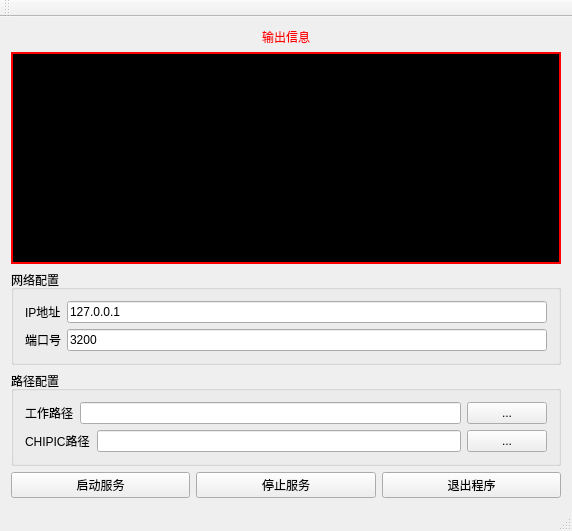
<?xml version="1.0" encoding="UTF-8"?>
<ui version="4.0">
 <class>MainWindow</class>
 <widget class="QMainWindow" name="MainWindow">
  <property name="geometry">
   <rect>
    <x>0</x>
    <y>0</y>
    <width>572</width>
    <height>531</height>
   </rect>
  </property>
  <property name="windowTitle">
   <string>MainWindow</string>
  </property>
  <widget class="QWidget" name="centralWidget">
   <layout class="QVBoxLayout" name="verticalLayout_3">
    <item>
     <widget class="QLabel" name="label_5">
      <property name="styleSheet">
       <string notr="true">font: 11pt &quot;宋体&quot;;
color: rgb(255, 0, 0);</string>
      </property>
      <property name="lineWidth">
       <number>1</number>
      </property>
      <property name="text">
       <string>输出信息</string>
      </property>
      <property name="scaledContents">
       <bool>false</bool>
      </property>
      <property name="alignment">
       <set>Qt::AlignCenter</set>
      </property>
      <property name="buddy">
       <cstring></cstring>
      </property>
     </widget>
    </item>
    <item>
     <widget class="QTextEdit" name="textEdit">
      <property name="enabled">
       <bool>true</bool>
      </property>
      <property name="styleSheet">
       <string notr="true">border: 2px solid;
border-color: rgb(255, 0, 0);
color: rgb(255, 255, 255);
background-color: rgb(0, 0, 0);
</string>
      </property>
      <property name="html">
       <string>&lt;!DOCTYPE HTML PUBLIC &quot;-//W3C//DTD HTML 4.0//EN&quot; &quot;http://www.w3.org/TR/REC-html40/strict.dtd&quot;&gt;
&lt;html&gt;&lt;head&gt;&lt;meta name=&quot;qrichtext&quot; content=&quot;1&quot; /&gt;&lt;style type=&quot;text/css&quot;&gt;
p, li { white-space: pre-wrap; }
&lt;/style&gt;&lt;/head&gt;&lt;body style=&quot; font-family:'SimSun'; font-size:9pt; font-weight:400; font-style:normal;&quot;&gt;
&lt;p style=&quot;-qt-paragraph-type:empty; margin-top:0px; margin-bottom:0px; margin-left:0px; margin-right:0px; -qt-block-indent:0; text-indent:0px;&quot;&gt;&lt;br /&gt;&lt;/p&gt;&lt;/body&gt;&lt;/html&gt;</string>
      </property>
     </widget>
    </item>
    <item>
     <widget class="QGroupBox" name="groupBox">
      <property name="title">
       <string>网络配置</string>
      </property>
      <layout class="QVBoxLayout" name="verticalLayout">
       <item>
        <layout class="QHBoxLayout" name="horizontalLayout">
         <item>
          <widget class="QLabel" name="label">
           <property name="text">
            <string>IP地址</string>
           </property>
          </widget>
         </item>
         <item>
          <widget class="QLineEdit" name="lineEditIP">
           <property name="text">
            <string>127.0.0.1</string>
           </property>
          </widget>
         </item>
        </layout>
       </item>
       <item>
        <layout class="QHBoxLayout" name="horizontalLayout_2">
         <item>
          <widget class="QLabel" name="label_2">
           <property name="text">
            <string>端口号</string>
           </property>
          </widget>
         </item>
         <item>
          <widget class="QLineEdit" name="lineEditPort">
           <property name="text">
            <string>3200</string>
           </property>
          </widget>
         </item>
        </layout>
       </item>
      </layout>
     </widget>
    </item>
    <item>
     <widget class="QGroupBox" name="groupBox_2">
      <property name="title">
       <string>路径配置</string>
      </property>
      <layout class="QVBoxLayout" name="verticalLayout_2">
       <item>
        <layout class="QHBoxLayout" name="horizontalLayout_3">
         <item>
          <widget class="QLabel" name="label_3">
           <property name="text">
            <string>工作路径</string>
           </property>
          </widget>
         </item>
         <item>
          <widget class="QLineEdit" name="lineEditPath"/>
         </item>
         <item>
          <widget class="QPushButton" name="pushButtonPath">
           <property name="text">
            <string>...</string>
           </property>
          </widget>
         </item>
        </layout>
       </item>
       <item>
        <layout class="QHBoxLayout" name="horizontalLayout_5">
         <item>
          <widget class="QLabel" name="label_4">
           <property name="text">
            <string>CHIPIC路径</string>
           </property>
          </widget>
         </item>
         <item>
          <widget class="QLineEdit" name="lineEditCHIPICPath"/>
         </item>
         <item>
          <widget class="QPushButton" name="pushButtonCHIPICPath">
           <property name="text">
            <string>...</string>
           </property>
          </widget>
         </item>
        </layout>
       </item>
      </layout>
     </widget>
    </item>
    <item>
     <layout class="QHBoxLayout" name="horizontalLayout_4">
      <item>
       <widget class="QPushButton" name="pushButtonStart">
        <property name="text">
         <string>启动服务</string>
        </property>
       </widget>
      </item>
      <item>
       <widget class="QPushButton" name="pushButtonStop">
        <property name="enabled">
         <bool>true</bool>
        </property>
        <property name="text">
         <string>停止服务</string>
        </property>
        <property name="checkable">
         <bool>false</bool>
        </property>
        <property name="autoDefault">
         <bool>false</bool>
        </property>
       </widget>
      </item>
      <item>
       <widget class="QPushButton" name="pushButtonClose">
        <property name="text">
         <string>退出程序</string>
        </property>
       </widget>
      </item>
     </layout>
    </item>
   </layout>
  </widget>
  <widget class="QMenuBar" name="menuBar">
   <property name="geometry">
    <rect>
     <x>0</x>
     <y>0</y>
     <width>572</width>
     <height>23</height>
    </rect>
   </property>
  </widget>
  <widget class="QToolBar" name="mainToolBar">
   <attribute name="toolBarArea">
    <enum>TopToolBarArea</enum>
   </attribute>
   <attribute name="toolBarBreak">
    <bool>false</bool>
   </attribute>
  </widget>
  <widget class="QStatusBar" name="statusBar"/>
 </widget>
 <layoutdefault spacing="6" margin="11"/>
 <resources/>
 <connections/>
</ui>
